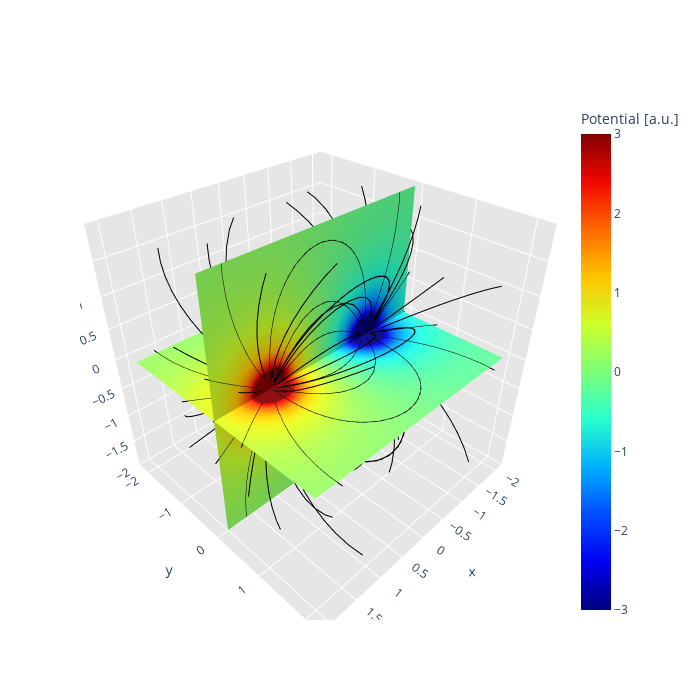

This figure's notebook cell:
### Code cell
fig = dict(data=data,layout=layout)
py.iplot(fig)
